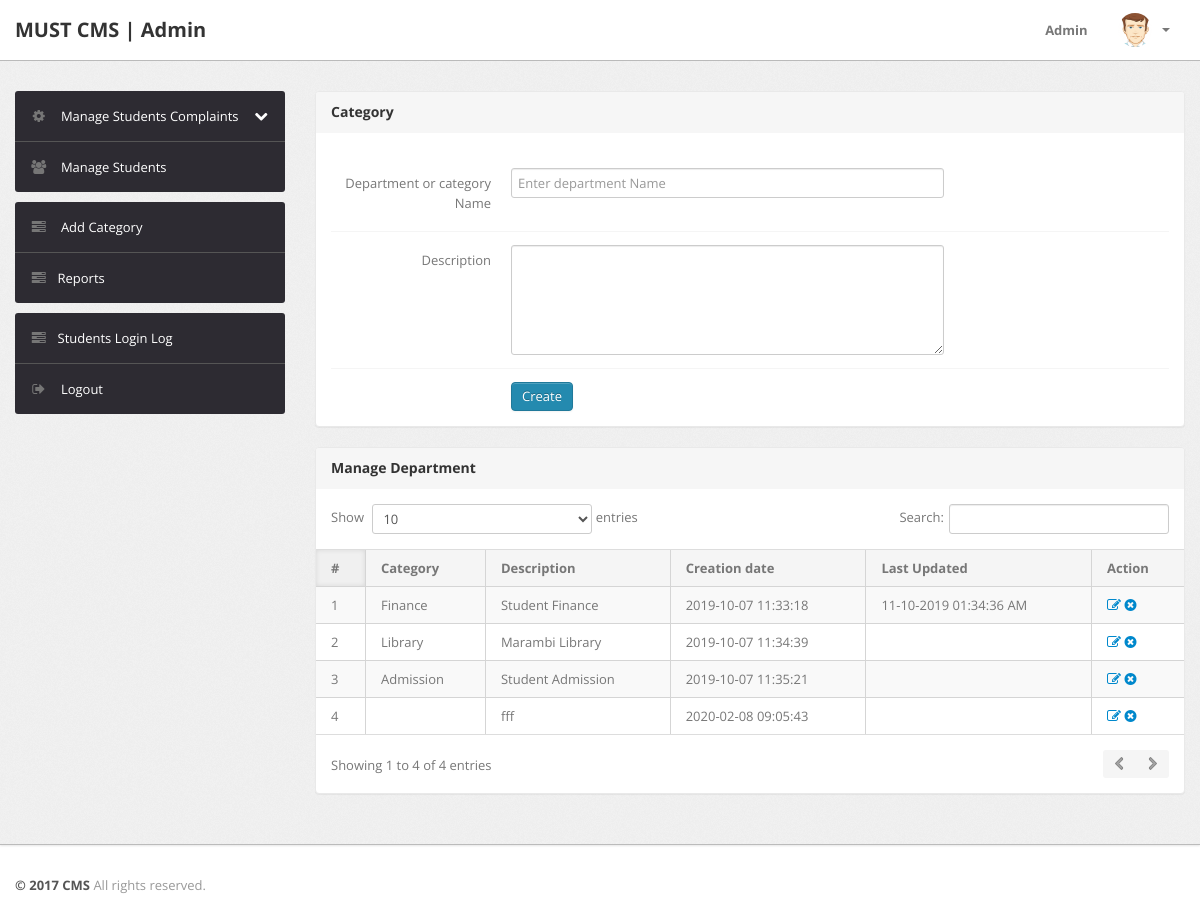
/admin/category.php (signed in), run on an earlier commit of the app's database.
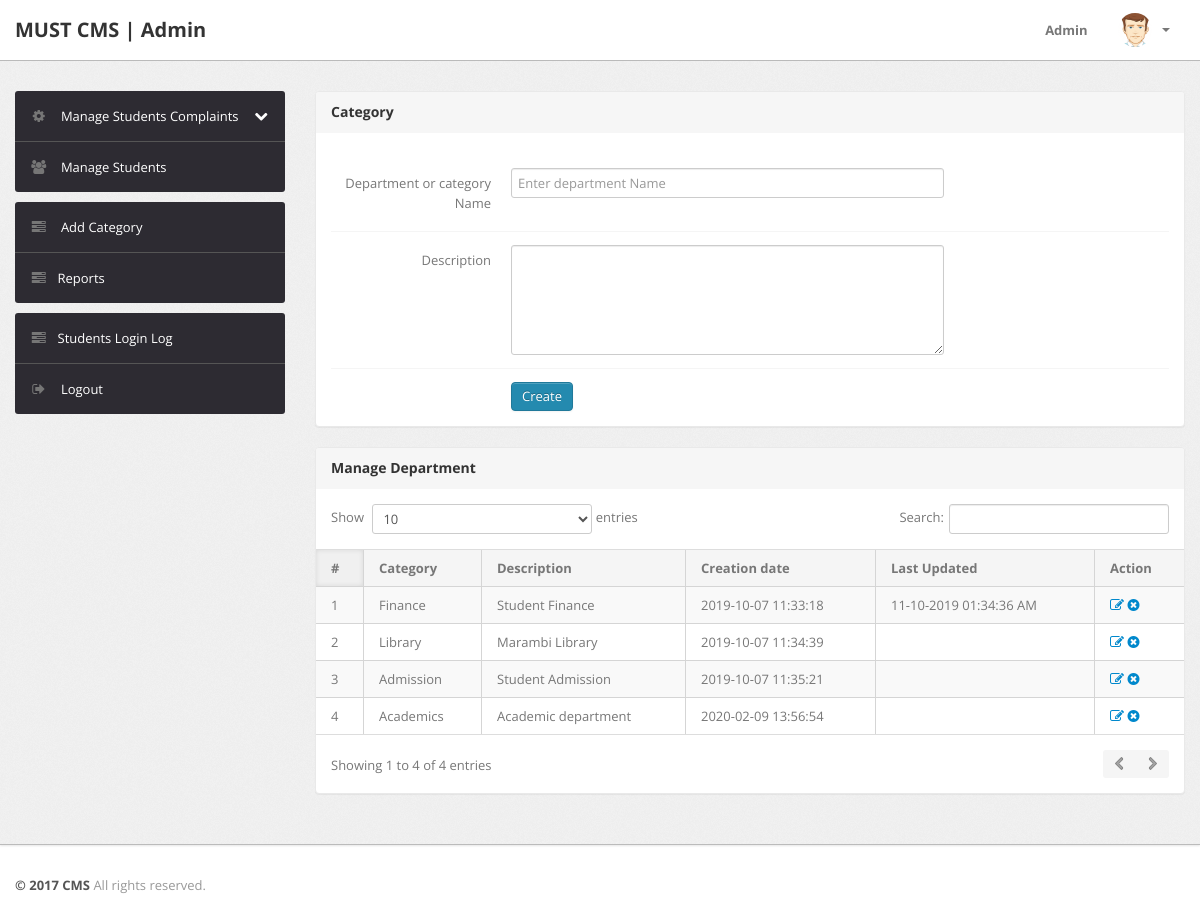
And on a later commit of the database.
### tables this page shows
CREATE TABLE `department` (
  `id` int(11) NOT NULL,
  `departmentName` varchar(255) NOT NULL,
  `departmentDescription` longtext NOT NULL,
  `creationDate` timestamp NOT NULL DEFAULT CURRENT_TIMESTAMP,
  `updationDate` varchar(255) DEFAULT NULL
);

### admin/category.php (the view, shortened to what this page needs)
<?php
include('include/config.php');
if(strlen($_SESSION['alogin'])==0)
	{
header('location:index.php');
}
else{
?>
<!DOCTYPE html>
<html lang="en">
<head>
	<link type="text/css" href="bootstrap/css/bootstrap.min.css" rel="stylesheet">
	<link type="text/css" href="bootstrap/css/bootstrap-responsive.min.css" rel="stylesheet">
	<link type="text/css" href="css/theme.css" rel="stylesheet">
	<link type="text/css" href="images/icons/css/font-awesome.css" rel="stylesheet">
</head>
<body>
<?php include('include/header.php');?>
	<div class="wrapper">
		<div class="container">
			<div class="row">
<?php include('include/sidebar.php');?>
			<div class="span9">
					<div class="content">
						<div class="module">
							<div class="module-head">
								<h3>Category</h3>
							</div>
							<div class="module-body">
									<br />
			<form class="form-horizontal row-fluid" name="department" method="post" >
<div class="control-group">
<label class="control-label" for="basicinput">Department or category Name</label>
<div class="controls">
<input type="text" placeholder="Enter department Name"  name="department" class="span8 tip" required>
</div>
</div>
<div class="control-group">
											<label class="control-label" for="basicinput">Description</label>
											<div class="controls">
												<textarea class="span8" name="description" rows="5" required></textarea>
											</div>
										</div>
	<div class="control-group">
											<div class="controls">
												<button type="submit" name="submit" class="btn btn-primary">Create</button>
											</div>
										</div>
									</form>
							</div>
						</div>
	<div class="module">
							<div class="module-head">
								<h3>Manage Department</h3>
							</div>
							<div class="module-body table">
								<table cellpadding="0" cellspacing="0" border="0" class="datatable-1 table table-bordered table-striped	 display" width="100%">
									<thead>
										<tr>
											<th>#</th>
											<th>Category</th>
											<th>Description</th>
											<th>Creation date</th>
											<th>Last Updated</th>
											<th>Action</th>
										</tr>
									</thead>
									<tbody>
<?php $query=mysqli_query($con,"select * from department");
$cnt=1;
while($row=mysqli_fetch_array($query))
{
?>
										<tr>
											<td><?php echo htmlentities($cnt);?></td>
											<td><?php echo htmlentities($row['departmentName']);?></td>
											<td><?php echo htmlentities($row['departmentDescription']);?></td>
											<td> <?php echo htmlentities($row['creationDate']);?></td>
											<td><?php echo htmlentities($row['updationDate']);?></td>
											<td>
											<a href="edit-category.php?id=<?php echo $row['id']?>" ><i class="icon-edit"></i></a>
											<a href="category.php?id=<?php echo $row['id']?>&del=delete" onClick="return confirm('Are you sure you want to delete?')"><i class="icon-remove-sign"></i></a></td>
										</tr>
										<?php $cnt=$cnt+1; } ?>
								</table>
							</div>
						</div>
					</div>
				</div>
			</div>
		</div>
	</div>
<?php include('include/footer.php');?>
</body>
<?php } ?>

What changed in the data, as far as the page shows it:
removed department: departmentDescription "fff", creationDate "2020-02-08 09:05:43"
added department: departmentName "Academics", departmentDescription "Academic department", creationDate "2020-02-09 13:56:54"
